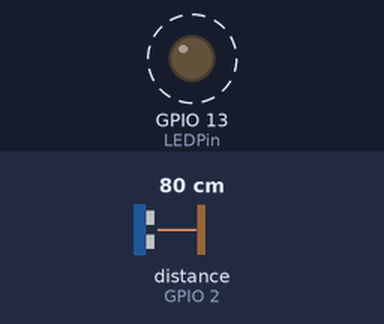
Bench run of a program on a simulated ESP32. On the bench: output pins drawn as LEDs (lit = HIGH). Wiring (inferred from the names in the program): ultrasonic range finder: trigger GPIO 15; echo GPIO 2. Dashed ring = blinking. Inputs (shaded band) come from the test bench; at power-on: distance to the obstacle (sensor on GPIO 2) 80 cm. The echo pulse lasts 58.3 µs per cm; WiFi joins after 1.5 s; servers stay silent unless stated; pins used as bus, display or sensor lines are not drawn; what the program prints to the serial monitor is not drawn.

Above: at 2.3 s.
Timing chart, 0 to 6.4 s (numbered marks = the images above):
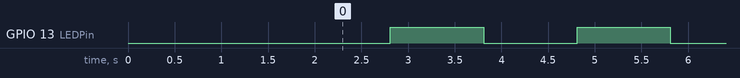

Measured:
- by itself, GPIO 13 (LEDPin): alternates HIGH for 1.0 s and LOW for 1.0 s

The program:

main.cpp
```cpp
#define BLYNK_TEMPLATE_ID ""
#define BLYNK_TEMPLATE_NAME ""
#define BLYNK_AUTH_TOKEN ""
#define BLYNK_PRINT Serial

#include <Arduino.h>
#include <WiFi.h>
#include <WiFiClient.h>
#include <BlynkSimpleEsp32.h>

#define echoPin 2
#define trigPin 15
#define LEDPin 13


// Credenciais da Wi-Fi.
char ssid[] = "";
char pass[] = "";

BlynkTimer timer;

BLYNK_CONNECTED() {
  printf("Conectado à plataforma Blynk.");
}

int statusDoLED = 0;

float pegarDistanciaAteAAgua() {
  float velocidadeDoSom = 0.0344;
  long tempoDeViagemTotalDoPulso;
  int distancia;

  digitalWrite(trigPin, LOW);
  delayMicroseconds(2);

  digitalWrite(trigPin, HIGH);
  delayMicroseconds(10);
  digitalWrite(trigPin, LOW);

  tempoDeViagemTotalDoPulso = pulseIn(echoPin, HIGH);
  distancia = (tempoDeViagemTotalDoPulso / 2) * velocidadeDoSom;

  return distancia;
}

void piscarOLEDEEnviarParaOBlynk () {
  statusDoLED = !statusDoLED;
  digitalWrite(LEDPin, statusDoLED);

  Blynk.virtualWrite(V1, statusDoLED);
}

void enviarDistanciaParaOBlynk() {
  Blynk.virtualWrite(V0, pegarDistanciaAteAAgua());
}

void setup() {
  pinMode(trigPin, OUTPUT);
  pinMode(echoPin, INPUT);
  pinMode(LEDPin, OUTPUT);

  Serial.begin(115200);

  Blynk.begin(BLYNK_AUTH_TOKEN, ssid, pass);

  timer.setInterval(1000L, enviarDistanciaParaOBlynk);
  timer.setInterval(1000L, piscarOLEDEEnviarParaOBlynk);
}

void loop() {
  Blynk.run();
  timer.run();
}
```
